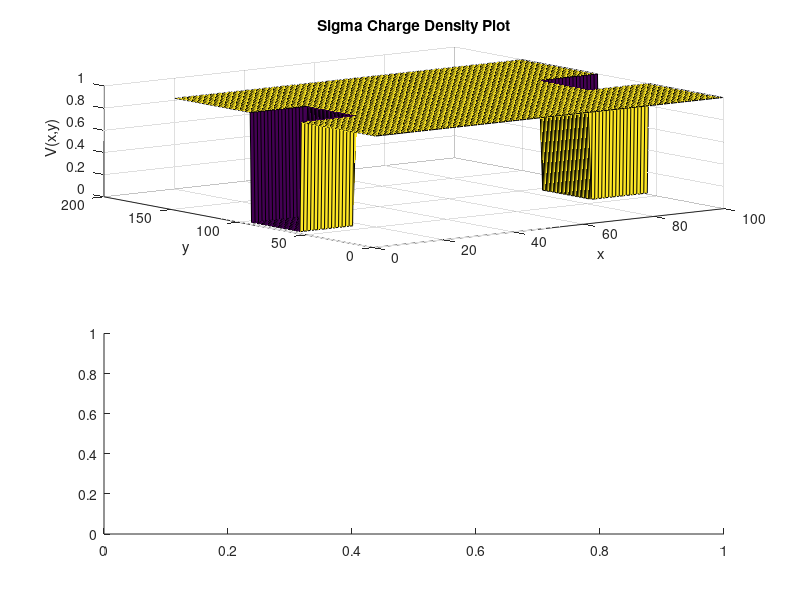

This chart was generated by the following MATLAB code: (Note: this script raises an error after producing the figure.)
%Assign 2 
%Kwabena Gyasi Bawuah 
%101048814

% using question 1 a as background 

%initiailizing the dimensions of our matrices, ensuring L is 3/2 times W

W = 100;
L = (3/2)*W;

G = sparse(W*L,W*L);
Op = zeros(L*W,1);


midX = L/2;
midY = W/2;
boxL = L/4;
boxW = W*(2/3);
sigOut = 1;
sigIn = 10^-2;

leftEdge = midX - boxL/2;
rightEdge = midX + boxL/2;
topEdge = midY + boxW/2;
bottomEdge = midY - boxW/2;



for i=1:L
    for j=1:W
        n=j+(i-1)*W;
        nxms = j+(i-2)*W; 
        nxps = j+(i)*W;
        nyms = (j-1)+(i-1)*W;
        nyps = (j+1)+(i-1)*W;   
          if i == 1
            G(n,n) = 1;
            Op(n) = 1;
            sigmaMap(i,j) = sigOut;
        elseif i == L
            G(n,n) = 1;
            Op(n) = 0;
            sigmaMap(i,j) = sigOut;
        elseif (j == W)
            G(n,n) = -3;
            if(i>leftEdge && i<rightEdge)
                G(n,nxms) = sigIn;
                G(n,nxps) = sigIn;
                G(n,nyms) = sigIn;
                sigmaMap(i,j) = sigIn;
            else
                G(n,nxms) = sigOut;
                G(n,nxps) = sigOut;
                G(n,nyms) = sigOut;
                sigmaMap(i,j) = sigOut;
            end
        elseif (j == 1)
            G(n,n) = -3;
            if(i>leftEdge && i<rightEdge)
                G(n,nxms) = sigIn;
                G(n,nxps) = sigIn;
                G(n,nyps) = sigIn;
                sigmaMap(i,j) = sigIn;
            else
                G(n,nxms) = sigOut;
                G(n,nxps) = sigOut;
                G(n,nyps) = sigOut;
                sigmaMap(i,j) = sigOut;
            end
        else
            G(n,n) = -4;
            if( (j>topEdge || j<bottomEdge) && i>leftEdge && i<rightEdge)
                G(n,nxps) = sigIn;
                G(n,nxms) = sigIn;
                G(n,nyps) = sigIn;
                G(n,nyms) = sigIn;
                sigmaMap(i,j) = sigIn;
            else
                G(n,nxps) = sigOut;
                G(n,nxms) = sigOut;
                G(n,nyps) = sigOut;
                G(n,nyms) = sigOut;
                sigmaMap(i,j) = sigOut;
            end
        end
    end
end

Voltage = G\Op;
sol = zeros(L,W);

for x=1:L
    for y=1:W
        n = y + (x-1) * W;
        sol(x,y)= Voltage(n);
    end
end

%The electric field can be derived from the surface voltage using a
%gradient
[Ey,Ex] = gradient(sol);
%J, the current density, is calculated  a surface plot is derived by surfing this matrix.
E = gradient(sol);
J = sigmaMap.* E;

%V(x,y) Surface Plot
figure(4)
subplot(2,1,1);
surf(sigmaMap)
xlabel('x');
ylabel('y');
zlabel('V(x,y)')
title('Sigma Charge Density Plot');

subplot(2,1,2);
surf(phi)
xlabel('x');
ylabel('y');
zlabel('V(x,y)')
title('Voltage Plot');

%X component of electric field surface plot
figure(5)
subplot(2,1,1);
surf(Ex)
xlabel('x');
ylabel('y');
zlabel('V(x,y)')
title('Electric Field Plot for x');

%Y component of electric field surface plot
subplot(2,1,2);
surf(Ey)
xlabel('x');
ylabel('y');
zlabel('V(x,y)')
title('Electric Field Plot for y');

figure(6)
surf(J)
xlabel('x');
ylabel('y');
zlabel('V(x,y)')
title('Current Density σ(x, y)');